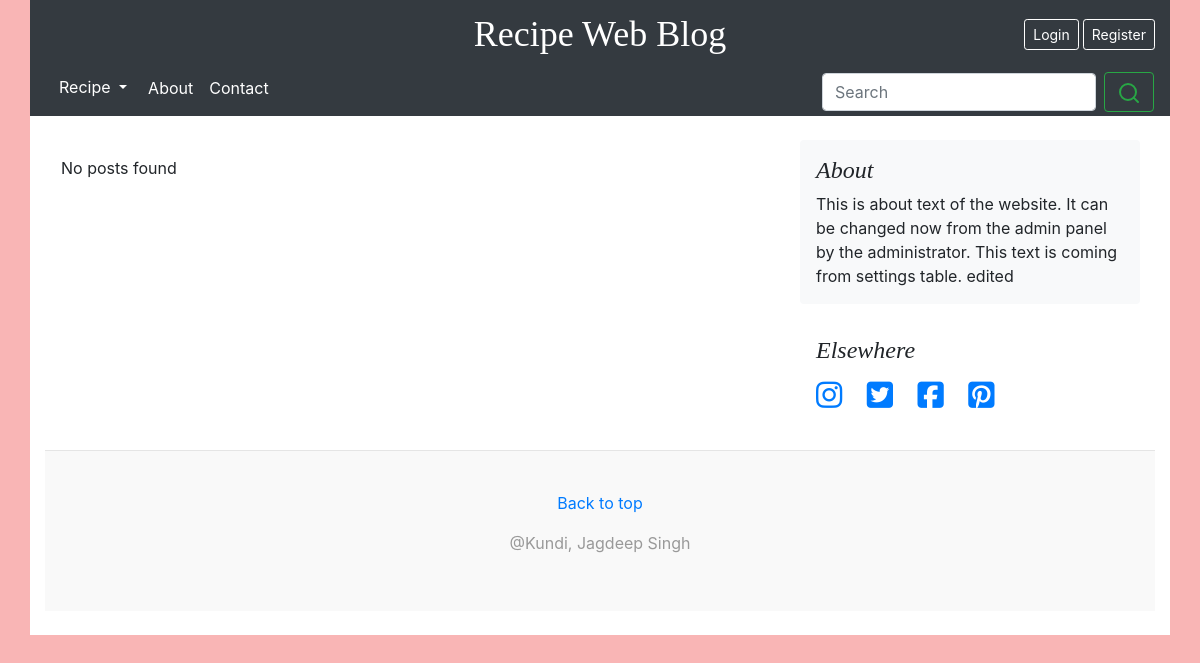
Screenshot of /meal.php?id=1 with the database file from the repository.
### tables this page shows
CREATE TABLE `settings` (
  `id` int(10) UNSIGNED NOT NULL,
  `name` varchar(32) NOT NULL,
  `value` varchar(400) NOT NULL,
  `last_changed` timestamp NOT NULL DEFAULT CURRENT_TIMESTAMP
);

### includes/functions.php (called while the page is built, shortened)
<?php
function is_loggedin() {
  return isset($_SESSION['user_id']);
}
function get_setting($name) {
  $table_name = 'settings';
  $db = (new Database())->getConnection();
  $stmt = $db->prepare('SELECT value FROM '. $table_name .' WHERE name = "'.$name.'" LIMIT 1');
  $stmt->execute();
  if($stmt->rowCount() > 0) {
    return $stmt->fetch()[0];
  } else {
    return null;
  }
}

### partials/sidebar-widget.php (the view, shortened to what this page needs)
<aside class="col-md-4 side-widget">
    <div class="p-3 mb-3 bg-light rounded">
        <h4 class="font-italic">About</h4>
        <p class="mb-0">
        <?php
            echo get_setting('website_about');
        ?>
        </p>
    </div>
    <div class="p-3 social-icon">
        <h4 class="font-italic">Elsewhere</h4>
        <ol class="list-unstyled">
        <li><a href="<?php echo get_setting('instagram_link'); ?>" target="new"><i class="fab fa-instagram"></i></a></li>
        <li><a href="<?php echo get_setting('twitter_link'); ?>" target="new"><i class="fab fa-twitter-square"></i></a></li>
        <li><a href="<?php echo get_setting('facebook_link'); ?>" target="new"><i class="fab fa-facebook-square"></i></a></li>
        <li><a href="<?php echo get_setting('pinterest_link'); ?>" target="new" target="new"><i class="fab fa-pinterest-square"></i></a></li>
        </ol>
    </div>
</aside>

### partials/header.php (shortened to what this page needs)
<?php
  $website_name = get_setting('website_name');
?>
<!doctype html>
<html lang="en">
  <head>
    <link rel="stylesheet" href="css/bootstrap.min.css" media="all" />
    <link rel="stylesheet" href="css/main.css" media="all" />
    <link rel="stylesheet" href="https://maxcdn.bootstrapcdn.com/font-awesome/4.5.0/css/font-awesome.min.css">
  </head>
  <body>
    <header class="blog-header container py-3 bg-dark">
      <div class="row flex-nowrap justify-content-between align-items-center">
        <div class="col-4 pt-1">
        </div>
        <div class="col-4 text-center">
          <a class="blog-header-logo text-white" href="index.php"><?php echo $website_name? $website_name : get_config('app', 'name'); ?></a>
        </div>
        <div class="col-4 d-flex justify-content-end align-items-center">
          <?php
            if(is_loggedin()) {
              if(is_admin()) {
                echo '<a class="btn btn-sm btn-outline-secondary mr-1" href="dashboard"> Dashboard </a>';
              } else {
                echo '<a class="btn btn-sm btn-outline-secondary mr-1" href="profile.php"> Profile </a>';
              }
              echo '<a class="btn btn-sm btn-outline-secondary" href="logout.php"> Sign out </a>';
            } else {
              echo '<a class="btn btn-sm btn-outline-secondary mr-1 border-white text-white" href="login.php"> Login </a> <a class="btn btn-sm btn-outline-secondary border-white text-white" href="register.php"> Register </a>';
            }
          ?>
        </div>
      </div>
    </header>
    <div class="container p-0">
      <div class="">
        <nav class="nav d-flex justify-content-start navbar-dark bg-dark px-3">
          <div class="dropdown">
            <button type="button" class="btn btn-default dropdown-toggle text-white" data-toggle="dropdown">
              Recipe
            </button>
          </div>
          <a class="p-2 text-white" href="about.php">About</a>
          <a class="p-2 text-white" href="contact.php">Contact</a>
          <form class="form-inline my-2 my-lg-1 ml-auto" action="search.php">
            <input class="form-control mr-sm-2" name="search" type="search" placeholder="Search" aria-label="Search">
            <button class="btn btn-outline-success my-2 my-sm-0" type="submit"><span data-feather="search"></span></button>
          </form>
        </nav>
      </div>
    </div>
    <div class="container bg-white py-4">

### css/main.css (style rules this page uses)
body { background-color: #f9b5b5; }
.blog-header { line-height: 1; }
.blog-header-logo { font-family: "Playfair Display", Georgia, "Times New Roman", serif; font-size: 2.25rem; }
h1, h2, h3, h4, h5, h6 { font-family: "Playfair Display", Georgia, "Times New Roman", serif; }
.side-widget .social-icon li { display: inline-block; margin-right: 20px; font-size: 30px; }

### rows the page displays
settings: value "Recipe Web Blog"
settings: value "This is about text of the website. It can be changed now from the admin panel by the administrator. This text is coming from settings table. edited"
